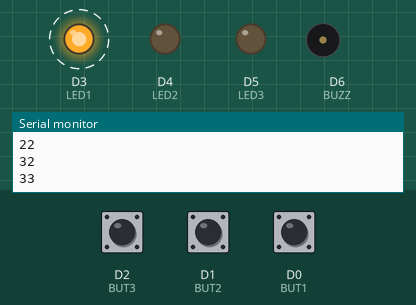
Recording of a sketch running on a simulated ESP8266 (NodeMCU). Shown: output pins drawn as LEDs (lit = HIGH), buzzer (waves = sounding, pin HIGH), the last lines printed to the serial monitor. Dashed ring = blinking. The inputs (shaded band) are chosen by the test bench; at power-on: D2 (BUT3) HIGH, D1 (BUT2) HIGH, D0 (BUT1) HIGH. Random numbers use the default seed unless the sketch sets one.

Above: at 3.6 s.
3.7 s: D2 (BUT3) pulled LOW for 1.7 s
At 5.6 s:
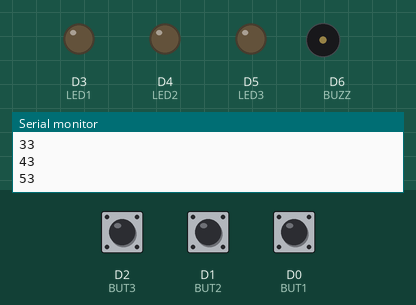
At 10.4 s:
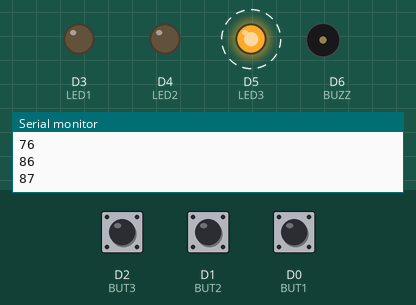
Timing chart, 0 to 16.3 s (numbered marks = the images above; inputs shaded):
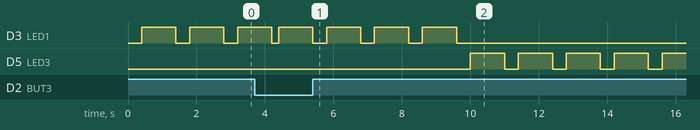

The sketch:

sketch_apr18a.ino
```cpp
/*

&& and
|| or

button1 = D0
button2 = D1
button3 = D2
LED1 = D3
LED2 = D4
LED3 = D5
buzzer1 = D6 (P0_D6_TX)

int len = 0;
int pGBdec = 0;
int base = 1;
*/
int playerGuess = 0;
int theRandomNumber = random(1, 100);


int BUT1 = D0;
int BUT2 = D1;
int BUT3 = D2;

int LED1 = D3;
int LED2 = D4;
int LED3 = D5;
int BUZZ = D6;

/* - - - - - - - */

void setup() {
  pinMode(BUT1, INPUT_PULLUP);
  pinMode(BUT2, INPUT_PULLUP);
  pinMode(BUT3, INPUT_PULLUP);

  pinMode(LED1, OUTPUT);
  pinMode(LED2, OUTPUT);
  pinMode(LED3, OUTPUT);

  pinMode(BUZZ, OUTPUT);

  Serial.begin(9600);
  long startTime = millis();
}

/* - - - - - - - */


void loop() {
  /* example */
  long but1time;
  long but2time;
  long but3time = 0;


  if (digitalRead(BUT1) == HIGH) {
    playerGuess += 10;
    Serial.println(playerGuess); /*so i can check stuff*/
    delay(200);
  }
  if (digitalRead(BUT3) == HIGH) {
    playerGuess += 1;
    Serial.println(playerGuess);
    delay(200);
  }


  if (digitalRead(BUT2) == HIGH) {
    if (playerGuess == theRandomNumber) {
      digitalWrite(LED2, LOW);
      delay(500);
      digitalWrite(LED2, HIGH);
      delay(500);

      playerGuess = 0; /*to reset*/
      theRandomNumber = random(1, 100);
    }

    else if (playerGuess > theRandomNumber) {
      digitalWrite(LED3, HIGH);
      delay(1000);
      digitalWrite(LED3, LOW);
    }

    else { /*less than, as well as some other cases I suppose? errors, etc*/
      digitalWrite(LED1, HIGH);
      delay(1000);
      digitalWrite(LED1, LOW);
    }
  }
} /*end loop*/


/*
    for (int i = len - 1; i >= 0; i--) {
      if (playerGuessBin[i] == '1') {
        pGBdec += base;
      }
      base = base * 2;
    }
*/
```

Measured:
- by itself, D3 (LED1): repeats every 1.4 s: HIGH 1.0 s, LOW 0.40 s, until it stays LOW from 9.6 s
